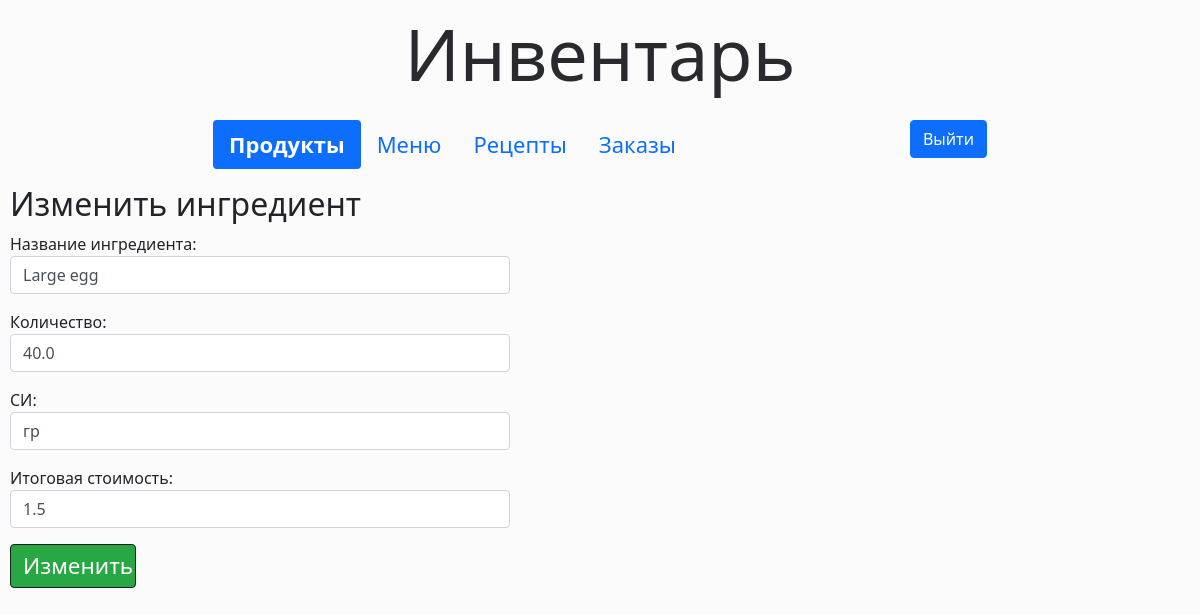
Screenshot of /ingredient/update/2 (signed in) with the database file from the repository.
### inventory/models.py (models this page shows, shortened)
class Ingredient(models.Model):
    KG = "кг"
    TBSP = "гр"
    OTHER = "другое"
    MEASURE_CHOICES = [
        (KG, "кг"),
        (TBSP, "гр"),
        (OTHER, "другое")
    ]
    name = models.CharField(max_length=30)
    quantity = models.FloatField(default=0)
    unit = models.CharField(max_length=25, choices=MEASURE_CHOICES, default=OTHER)
    unit_price = models.FloatField(default=0)
    class Meta:
        ordering = ['name']

### inventory/views.py (the view)
# urls.py: path("ingredient/update/<pk>", views.IngredientUpdate.as_view(), name="ingredientupdate"),
class IngredientUpdate(LoginRequiredMixin, UpdateView):
    model = Ingredient
    template_name = "inventory/ingredient_update_form.html"
    form_class = IngredientForm

### inventory/forms.py
class IngredientForm(ModelForm):
    class Meta:
        model = Ingredient
        fields = ['name', 'quantity','unit','unit_price']
        labels = {
        "name": "Название ингредиента",
        "quantity": "Количество",
        "unit": "СИ",
        "unit_price": "Итоговая стоимость"
    }
    def __init__(self, *args, **kwargs):
        super(IngredientForm, self).__init__(*args, **kwargs)
        self.fields['name'].widget.attrs.update({'class': 'form-control'})
        self.fields['quantity'].widget.attrs.update({'class': 'form-control'})
        self.fields['unit'].widget.attrs.update({'class': 'form-control'})
        self.fields['unit_price'].widget.attrs.update({'class': 'form-control'})

### inventory/templates/inventory/ingredient_update_form.html
{% extends './base.html' %}
{% block content %}
<h2>Изменить ингредиент</h2>
<form method="post">
<div class="ingredient-create-form-div">
  {% csrf_token %} {{ form.as_p }}
  <input class="btn-add-form"  type="submit" value="Изменить" />
</div>
</form>
{% endblock %}

### inventory/static/css/style.css (style rules this page uses)
body { background: rgb(241 241 241); }
.btn-add-form { display: inline-block; font-weight: 400; line-height: 1; color: #212529; text-align: center; text-decoration: none; vertical-align: middle; cursor: pointer; -webkit-user-select: none; -moz-user-select: none; -ms-user-select: none; user-select: none; background-color: transparent; border: 1px solid transparent; padding: 0.375rem 0.75rem; font-size: 1.4rem; border-radius: 0.25rem; transition: color 0.15s ease-in-out, background-color 0.15s ease-in-out, border-color 0.15s ease-in-out, box-shadow 0.15s ease-in-out; color: #fff; background-color: #28a745; border-color: #1b1e21; width: 126px; height: 44px; }
.ingredient-create-form-div { max-width: 500px; }

### rows the page displays
Ingredient: name "Large egg", quantity "40.0", unit "гр", unit_price "1.5"
